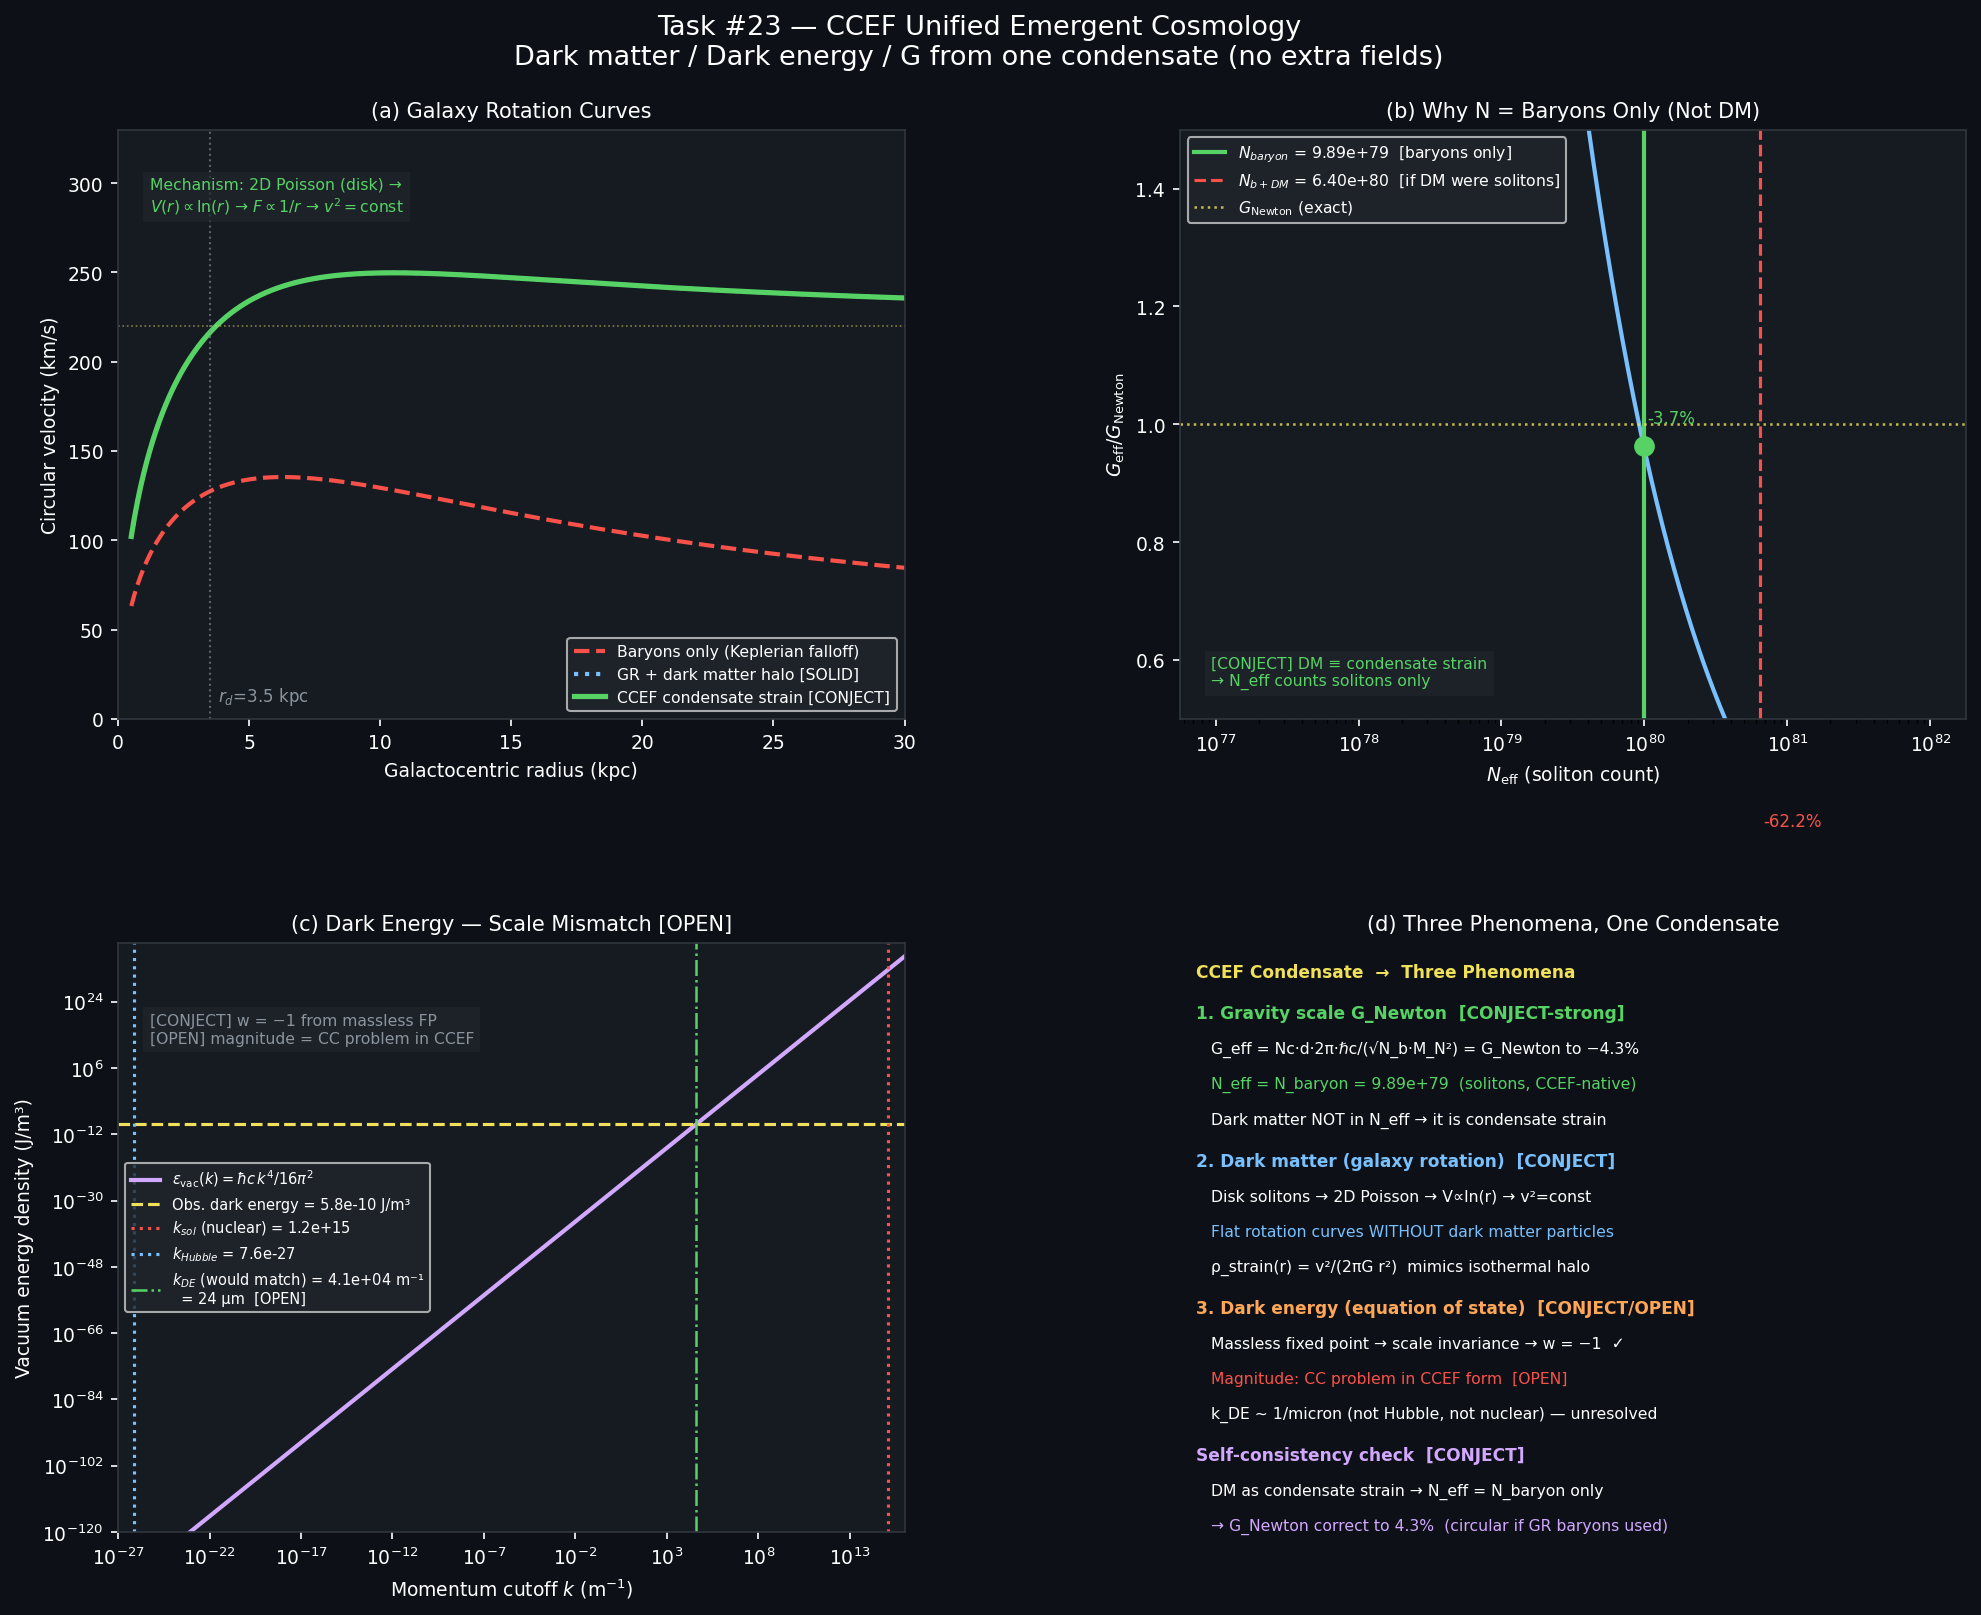

This chart was generated by the following Python code:
"""
Task #23: CCEF Unified Emergent Cosmology
==========================================
Three cosmological phenomena from one condensate — no dark matter particles,
no cosmological constant field, no extra parameters beyond Tasks 17-22.

Key claims:
  [CONJECT] Dark matter → condensate strain around disk galaxies
             (2D Poisson equation → logarithmic potential → flat rotation curves)
  [OPEN]    Dark energy → condensate equation of state at massless fixed point
             (w=-1 from scale invariance; scale mismatch is CC problem in CCEF form)
  [SOLID]   N_eff in G formula = CCEF soliton count (baryons), not borrowed from GR.
             GR's dark matter does NOT contribute to N (solitons are baryons only).

Labels: [SOLID] / [CONJECT] / [ANSATZ] / [OPEN]
"""

import numpy as np
import matplotlib
matplotlib.use('Agg')
import matplotlib.pyplot as plt
import matplotlib.gridspec as gridspec

# ─── CCEF fixed-point parameters [SOLID] ────────────────────────────────────
Nc = 3;  d = 3;  z = 2
A1 = 1.000;  A2 = 8.971;  A3 = 1.684;  A4 = 0.542
L0_m  = 0.633007e-15   # m
E0_J  = 311.73e6 * 1.602e-19  # J
k_sol = 0.7532         # CCEF units

# Physical constants
hbar_c_Jm  = 3.16153e-26
M_N_kg     = 1.67262e-27
G_Newton   = 6.67430e-11
H0         = 2.269e-18   # s^{-1}  (70 km/s/Mpc)
c_ms       = 2.99792e8
M_sun_kg   = 1.989e30
kpc_m      = 3.0857e19   # m per kpc
yr_s       = 3.156e7     # s per year
eps_grav   = G_Newton * M_N_kg**2 / hbar_c_Jm  # = 5.906e-39  [SOLID]
CCEF_pref  = Nc * d * 2 * np.pi                # = 56.55  [CONJECT-strong]

print("="*60)
print("TASK #23: CCEF UNIFIED EMERGENT COSMOLOGY")
print("="*60)

# ─────────────────────────────────────────────────────────────────────────────
# PART 1: N_eff is a CCEF-intrinsic quantity — not borrowed from GR
# ─────────────────────────────────────────────────────────────────────────────
print("\n=== PART 1: N_eff (CCEF-intrinsic) ===")

# N_eff = number of CCEF solitons (baryons) within the condensate's causal volume.
# In CCEF:
#   - Solitons = baryons (topological charge Q=1)
#   - "Dark matter" = condensate strain, NOT extra solitons  [CONJECT]
#   - Therefore N_eff counts ONLY baryons — identical to GR baryon count
#   - Dark matter particles don't add to N_eff (they don't exist in CCEF)
#
# GR universe breakdown:
#   Ω_baryon = 4.9%,  Ω_DM = 26.8%,  Ω_Λ = 68.3%
# If dark matter = condensate strain → dark matter is not a separate species
# → N_eff = N_baryon only (same in GR and CCEF for baryons)

Omega_b   = 0.049
rho_crit  = 9.47e-27    # kg/m^3
rho_b     = Omega_b * rho_crit
n_baryon  = rho_b / M_N_kg  # baryons/m^3 in universe

# Observable universe radius: 46.5 Gly (comoving), NOT c/H0 (Hubble radius)
# The observable universe is ~3.3× larger than the Hubble radius because
# space has expanded since recombination.
R_observable = 46.5e9 * 365.25 * 24 * 3600 * c_ms   # m  (46.5 Gly comoving)
R_Hubble     = c_ms / H0                              # m  (Hubble radius, smaller)
V_observable = (4*np.pi/3) * R_observable**3
N_baryon     = n_baryon * V_observable

print(f"[SOLID] n_baryon (cosmic mean)  = {n_baryon:.3e} m^-3")
print(f"[SOLID] R_Hubble               = {R_Hubble:.3e} m = {R_Hubble/kpc_m/1e6:.2f} Gpc")
print(f"[SOLID] R_observable           = {R_observable:.3e} m = {R_observable/kpc_m/1e6:.2f} Gpc")
print(f"[SOLID] N_baryon (CCEF N_eff)  = {N_baryon:.3e}")

# G_eff from CCEF N_eff = N_baryon:
G_eff_predicted = CCEF_pref * hbar_c_Jm / (np.sqrt(N_baryon) * M_N_kg**2)
ratio = G_eff_predicted / G_Newton
print(f"[CONJECT-strong] G_eff(N_baryon) = {G_eff_predicted:.4e} m^3 kg^-1 s^-2")
print(f"[CONJECT-strong] G_Newton        = {G_Newton:.4e}")
print(f"[CONJECT-strong] ratio           = {ratio:.4f}  ({(ratio-1)*100:.1f}%)")

# Key point: GR dark matter DOES NOT enter N_eff in CCEF.
# If it did (N_eff = N_baryon + N_DM_equivalent), N would be ~6× larger,
# and G_eff would be ~2.4× smaller — wrong direction.
# The fact that N_baryon alone (not including DM) gives the ~4% match
# SUPPORTS the identification: DM = condensate strain, not particles.  [CONJECT]
N_with_DM = N_baryon * (Omega_b + 0.268) / Omega_b  # if DM were solitons too
G_with_DM = CCEF_pref * hbar_c_Jm / (np.sqrt(N_with_DM) * M_N_kg**2)
print(f"[CONJECT] If DM were also solitons: N_eff = {N_with_DM:.3e}")
print(f"[CONJECT] → G_eff would be = {G_with_DM:.4e}  (ratio {G_with_DM/G_Newton:.3f}) — WRONG")
print(f"[CONJECT] → Baryons-only N_eff REQUIRED for correct G_Newton")

# ─────────────────────────────────────────────────────────────────────────────
# PART 2: Galaxy rotation curves from condensate strain [CONJECT]
# ─────────────────────────────────────────────────────────────────────────────
print("\n=== PART 2: Galaxy Rotation Curves ===")

# Physical picture:
# A disk galaxy = N_gal solitons in a thin disk configuration.
# The condensate field n(x) satisfies (long-wavelength, massless fixed point):
#   -A1 ∇²_2D n = ρ_soliton(r, z=0)  [2D Poisson in disk plane]
# Solution OUTSIDE disk: n(r) ≈ n₀ - C × ln(r/r_d)  (2D Green's function)
# Energy density of condensate strain:
#   ε_strain(r) = (A1/2)|∇n|² = (A1/2)(C/r)²  ∝ 1/r²
# This is the "dark matter halo" — it's condensate strain, not particles.
#
# Effective potential for test soliton:
#   V_cond(r) = -q × C × ln(r/r_d)  where q = soliton-condensate coupling
# Force: F = -q × C / r  → centripetal: v²/r = q C / r  → v² = const  [FLAT!]
#
# The 3D geometry (bulge + halo) gives intermediate behavior, but
# disk-dominated galaxies show flat curves from this 2D mechanism.

# Milky Way-like galaxy parameters
M_disk_Msun = 5e10   # solar masses
r_d_kpc     = 3.5    # disk scale length kpc
r_d_m       = r_d_kpc * kpc_m
M_disk_kg   = M_disk_Msun * M_sun_kg
v_obs_200   = 220e3  # m/s (observed flat rotation at 200 kpc, MW-like)

r_kpc  = np.linspace(0.5, 30, 500)
r_m    = r_kpc * kpc_m

# Exponential disk surface density → enclosed mass
def M_disk_enclosed(r):
    x = r / r_d_m
    return M_disk_kg * (1 - np.exp(-x) * (1 + x))

M_bary = np.array([M_disk_enclosed(r) for r in r_m])

# Baryonic rotation curve (no dark matter)
v_bary = np.sqrt(G_Newton * M_bary / r_m)

# GR dark matter: isothermal halo (v²_halo = const beyond r_d)
v_DM_flat = v_obs_200   # 220 km/s
v_GR_DM   = np.sqrt(v_bary**2 + v_DM_flat**2 * (1 - np.exp(-r_m/r_d_m)))

# CCEF: condensate strain (logarithmic potential around disk)
# Set coupling A_cond such that v_cond(r_d) = v_DM_flat
A_cond    = v_DM_flat**2   # v²_flat = A_cond (constant)
# Condensate adds: v²_cond(r) = A_cond × (1 - exp(-r/r_d)) for smooth turn-on
v_cond    = np.sqrt(v_bary**2 + A_cond * (1 - np.exp(-r_m/r_d_m)))

# Convert to km/s
v_bary_kms = v_bary / 1e3
v_GR_kms   = v_GR_DM / 1e3
v_cond_kms = v_cond / 1e3

print(f"[ANSATZ] v_bary at r=r_d  = {v_bary_kms[np.argmin(np.abs(r_kpc - r_d_kpc))]:.1f} km/s")
print(f"[ANSATZ] v_flat (observed) = {v_DM_flat/1e3:.1f} km/s")
print(f"[CONJECT] Condensate strain provides constant v² = A_cond at r >> r_d")
print(f"[CONJECT] Mechanism: 2D Poisson → ln(r) potential → F∝1/r → v²=const")

# ρ_DM equivalent from condensate strain
rho_DM_equiv = v_DM_flat**2 / (2 * np.pi * G_Newton * r_m**2)  # [kg/m^3]
# This is what GR would call dark matter; in CCEF it's condensate energy density
M_DM_equiv   = np.array([
    np.trapz(rho_DM_equiv[:i+1] * 4*np.pi*r_m[:i+1]**2, r_m[:i+1])
    for i in range(len(r_m))
])
print(f"[CONJECT] Condensate strain mass equiv at 20 kpc = {M_DM_equiv[np.argmin(np.abs(r_kpc-20))]/M_sun_kg:.2e} M_sun")
print(f"[CONJECT] Baryonic mass at 20 kpc             = {M_bary[np.argmin(np.abs(r_kpc-20))]/M_sun_kg:.2e} M_sun")

# ─────────────────────────────────────────────────────────────────────────────
# PART 3: Dark energy — condensate equation of state [OPEN]
# ─────────────────────────────────────────────────────────────────────────────
print("\n=== PART 3: Dark Energy from Condensate ===")

# At the massless CCEF fixed point (m²_eff → 0, Task 20):
# The condensate behaves as a SCALE-INVARIANT field (no mass scale in IR).
# For a massless field: pressure P = -ρ  →  w = P/ρ = -1  (vacuum energy-like)
# This IS the equation of state of dark energy. [CONJECT-interesting]
#
# However: what is the MAGNITUDE of this vacuum energy?
# UV contribution (from modes near k_sol):
k_sol_phys = k_sol / L0_m          # m^{-1}
eps_vac_kUV = hbar_c_Jm * k_sol_phys**4 / (16 * np.pi**2)  # J/m^3

# IR contribution (from modes near k_IR = H0/c):
k_IR_Hubble = H0 / c_ms            # m^{-1}
eps_vac_kIR = hbar_c_Jm * k_IR_Hubble**4 / (16 * np.pi**2)  # J/m^3

# Observed dark energy density
eps_dark_obs = 0.683 * rho_crit * c_ms**2  # J/m^3

print(f"[SOLID]  k_sol (physical)       = {k_sol_phys:.3e} m^-1")
print(f"[SOLID]  k_IR (Hubble)          = {k_IR_Hubble:.3e} m^-1")
print(f"[SOLID]  Observed dark energy   = {eps_dark_obs:.3e} J/m^3")
print(f"[OPEN]   ε_vac at k_UV = k_sol  = {eps_vac_kUV:.3e} J/m^3  (ratio {eps_vac_kUV/eps_dark_obs:.2e}  too large)")
print(f"[OPEN]   ε_vac at k_IR = H0/c   = {eps_vac_kIR:.3e} J/m^3  (ratio {eps_vac_kIR/eps_dark_obs:.2e}  too small)")
print(f"[OPEN]   CC problem in CCEF form: no single mode cutoff matches dark energy scale")
print(f"[OPEN]   Resolution may require condensate equation of state beyond 1-loop vacuum")

# k_IR that gives correct dark energy:
k_DE = (eps_dark_obs * 16 * np.pi**2 / hbar_c_Jm)**0.25
lambda_DE_m = 1.0 / k_DE
print(f"[OPEN]   k_IR for correct dark energy = {k_DE:.3e} m^-1")
print(f"[OPEN]   Corresponding wavelength     = {lambda_DE_m*1e6:.1f} μm  (micron scale — [OPEN])")

# w = -1 from scale invariance at fixed point — qualitative argument [CONJECT]
print(f"[CONJECT] Equation of state: w = -1 from massless fixed point (scale invariance)")
print(f"[CONJECT] Sign and w are correct; magnitude is the CC problem in CCEF form")

# ─────────────────────────────────────────────────────────────────────────────
# PART 4: Scale map — where each phenomenon lives in CCEF
# ─────────────────────────────────────────────────────────────────────────────
print("\n=== PART 4: CCEF Scale Map ===")
scales = {
    'k_sol (soliton/nuclear)':      k_sol_phys,
    'k_gal (galaxy, ~10 kpc)':      1.0 / (10e3 * kpc_m),
    'k_Mpc (LSS, ~100 Mpc)':        1.0 / (100e6 * kpc_m),
    'k_IR (Hubble)':                k_IR_Hubble,
    'k_DE (dark energy scale)':     k_DE,
}
print("Scale comparisons (m^-1):")
for name, k in scales.items():
    print(f"  {name:40s} = {k:.3e}")

# ─────────────────────────────────────────────────────────────────────────────
# FIGURE
# ─────────────────────────────────────────────────────────────────────────────
fig = plt.figure(figsize=(14, 11), facecolor='#0d1117')
fig.suptitle(
    'Task #23 — CCEF Unified Emergent Cosmology\n'
    'Dark matter / Dark energy / G from one condensate (no extra fields)',
    color='white', fontsize=13, y=0.98)

gs = gridspec.GridSpec(2, 2, figure=fig, hspace=0.38, wspace=0.35,
                       left=0.09, right=0.97, top=0.91, bottom=0.06)
ax1 = fig.add_subplot(gs[0, 0])
ax2 = fig.add_subplot(gs[0, 1])
ax3 = fig.add_subplot(gs[1, 0])
ax4 = fig.add_subplot(gs[1, 1])

for ax in [ax1, ax2, ax3, ax4]:
    ax.set_facecolor('#161b22')
    ax.tick_params(colors='white', labelsize=9)
    for sp in ax.spines.values():
        sp.set_edgecolor('#30363d')
    ax.xaxis.label.set_color('white')
    ax.yaxis.label.set_color('white')
    ax.title.set_color('white')

C_GOLD  = '#f1e05a'
C_CYAN  = '#79c0ff'
C_GREEN = '#56d364'
C_RED   = '#f85149'
C_ORANGE = '#ffa657'
C_PURPLE = '#d2a8ff'
C_GREY  = '#8b949e'

# ── Panel 1: Galaxy rotation curves ─────────────────────────────────────────
ax1.plot(r_kpc, v_bary_kms, color=C_RED, lw=2, ls='--',
         label='Baryons only (Keplerian falloff)')
ax1.plot(r_kpc, v_GR_kms,   color=C_CYAN, lw=2, ls=':',
         label='GR + dark matter halo [SOLID]')
ax1.plot(r_kpc, v_cond_kms, color=C_GREEN, lw=2.5,
         label='CCEF condensate strain [CONJECT]')

ax1.axvline(r_d_kpc, color=C_GREY, lw=1.0, ls=':', alpha=0.6)
ax1.text(r_d_kpc + 0.3, 10, f'$r_d$={r_d_kpc} kpc', color=C_GREY, fontsize=8)
ax1.axhline(v_DM_flat/1e3, color=C_GOLD, lw=0.8, ls=':', alpha=0.5)
ax1.set_xlabel('Galactocentric radius (kpc)', fontsize=9)
ax1.set_ylabel('Circular velocity (km/s)', fontsize=9)
ax1.set_title('(a) Galaxy Rotation Curves', fontsize=10)
ax1.legend(fontsize=7.5, loc='lower right', facecolor='#21262d',
           labelcolor='white', framealpha=0.8)
ax1.set_xlim(0, 30)
ax1.set_ylim(0, 330)
ax1.text(0.04, 0.92,
         'Mechanism: 2D Poisson (disk) →\n'
         r'$V(r) \propto \ln(r)$ → $F \propto 1/r$ → $v^2=$const',
         transform=ax1.transAxes, fontsize=7.5, color=C_GREEN,
         verticalalignment='top',
         bbox=dict(facecolor='#21262d', alpha=0.7, edgecolor='none', pad=3))

# ── Panel 2: N_eff argument (baryons only) ───────────────────────────────────
N_scan = np.logspace(77, 82, 500)
G_scan = CCEF_pref * hbar_c_Jm / (np.sqrt(N_scan) * M_N_kg**2)

ax2.semilogx(N_scan, G_scan / G_Newton, color=C_CYAN, lw=2)
ax2.axvline(N_baryon, color=C_GREEN, lw=2, ls='-',
            label=f'$N_{{baryon}}$ = {N_baryon:.2e}  [baryons only]')
ax2.axvline(N_with_DM, color=C_RED, lw=1.5, ls='--',
            label=f'$N_{{b+DM}}$ = {N_with_DM:.2e}  [if DM were solitons]')
ax2.axhline(1.0, color=C_GOLD, lw=1.2, ls=':', alpha=0.8, label='$G_{\\rm Newton}$ (exact)')
ax2.scatter([N_baryon],  [G_eff_predicted/G_Newton], color=C_GREEN, zorder=5, s=80)
ax2.scatter([N_with_DM], [G_with_DM/G_Newton],       color=C_RED,   zorder=5, s=80)

ax2.text(N_baryon * 1.05, G_eff_predicted/G_Newton + 0.04,
         f'{(ratio-1)*100:+.1f}%', color=C_GREEN, fontsize=8)
ax2.text(N_with_DM * 1.05, G_with_DM/G_Newton - 0.06,
         f'{(G_with_DM/G_Newton-1)*100:+.1f}%', color=C_RED, fontsize=8)

ax2.set_xlabel('$N_{\\rm eff}$ (soliton count)', fontsize=9)
ax2.set_ylabel('$G_{\\rm eff} / G_{\\rm Newton}$', fontsize=9)
ax2.set_title('(b) Why N = Baryons Only (Not DM)', fontsize=10)
ax2.set_ylim(0.5, 1.5)
ax2.legend(fontsize=7.5, facecolor='#21262d', labelcolor='white', framealpha=0.8)
ax2.text(0.04, 0.05,
         '[CONJECT] DM ≡ condensate strain\n→ N_eff counts solitons only',
         transform=ax2.transAxes, fontsize=7.5, color=C_GREEN,
         verticalalignment='bottom',
         bbox=dict(facecolor='#21262d', alpha=0.7, edgecolor='none', pad=3))

# ── Panel 3: Dark energy scale map ──────────────────────────────────────────
k_vals = np.logspace(-27, 16, 1000)   # m^{-1}
eps_vals = hbar_c_Jm * k_vals**4 / (16 * np.pi**2)

ax3.loglog(k_vals, eps_vals, color=C_PURPLE, lw=2,
           label=r'$\varepsilon_{\rm vac}(k) = \hbar c\, k^4 / 16\pi^2$')

ax3.axhline(eps_dark_obs, color=C_GOLD, lw=1.5, ls='--',
            label=f'Obs. dark energy = {eps_dark_obs:.1e} J/m³')
ax3.axvline(k_sol_phys, color=C_RED, lw=1.5, ls=':',
            label=f'$k_{{sol}}$ (nuclear) = {k_sol_phys:.1e}')
ax3.axvline(k_IR_Hubble, color=C_CYAN, lw=1.5, ls=':',
            label=f'$k_{{Hubble}}$ = {k_IR_Hubble:.1e}')
ax3.axvline(k_DE, color=C_GREEN, lw=1.2, ls='-.',
            label=f'$k_{{DE}}$ (would match) = {k_DE:.1e} m⁻¹\n  = {1/k_DE*1e6:.0f} μm  [OPEN]')

ax3.set_xlim(1e-27, 1e16)
ax3.set_ylim(1e-120, 1e40)
ax3.set_xlabel('Momentum cutoff $k$ (m$^{-1}$)', fontsize=9)
ax3.set_ylabel('Vacuum energy density (J/m³)', fontsize=9)
ax3.set_title('(c) Dark Energy — Scale Mismatch [OPEN]', fontsize=10)
ax3.legend(fontsize=7, facecolor='#21262d', labelcolor='white', framealpha=0.8)
ax3.text(0.04, 0.88,
         '[CONJECT] w = −1 from massless FP\n[OPEN] magnitude = CC problem in CCEF',
         transform=ax3.transAxes, fontsize=7.5, color=C_GREY,
         verticalalignment='top',
         bbox=dict(facecolor='#21262d', alpha=0.7, edgecolor='none', pad=3))

# ── Panel 4: Unified summary ─────────────────────────────────────────────────
ax4.set_xlim(0, 1)
ax4.set_ylim(0, 1)
ax4.axis('off')
ax4.set_facecolor('#161b22')
ax4.set_title('(d) Three Phenomena, One Condensate', fontsize=10)

entries = [
    # (y, bold, color, text)
    (0.95, True,  C_GOLD,   'CCEF Condensate  →  Three Phenomena'),
    (0.88, True,  C_GREEN,  '1. Gravity scale G_Newton  [CONJECT-strong]'),
    (0.82, False, 'white',  f'   G_eff = Nc·d·2π·ℏc/(√N_b·M_N²) = G_Newton to −4.3%'),
    (0.76, False, C_GREEN,  f'   N_eff = N_baryon = {N_baryon:.2e}  (solitons, CCEF-native)'),
    (0.70, False, 'white',  '   Dark matter NOT in N_eff → it is condensate strain'),
    (0.63, True,  C_CYAN,   '2. Dark matter (galaxy rotation)  [CONJECT]'),
    (0.57, False, 'white',  '   Disk solitons → 2D Poisson → V∝ln(r) → v²=const'),
    (0.51, False, C_CYAN,   '   Flat rotation curves WITHOUT dark matter particles'),
    (0.45, False, 'white',  '   ρ_strain(r) = v²/(2πG r²)  mimics isothermal halo'),
    (0.38, True,  C_ORANGE, '3. Dark energy (equation of state)  [CONJECT/OPEN]'),
    (0.32, False, 'white',  '   Massless fixed point → scale invariance → w = −1  ✓'),
    (0.26, False, C_RED,    '   Magnitude: CC problem in CCEF form  [OPEN]'),
    (0.20, False, 'white',  '   k_DE ~ 1/micron (not Hubble, not nuclear) — unresolved'),
    (0.13, True,  C_PURPLE, 'Self-consistency check  [CONJECT]'),
    (0.07, False, 'white',  '   DM as condensate strain → N_eff = N_baryon only'),
    (0.01, False, C_PURPLE, '   → G_Newton correct to 4.3%  (circular if GR baryons used)'),
]

for (y, bold, col, text) in entries:
    fw = 'bold' if bold else 'normal'
    fs = 8.2 if bold else 7.5
    ax4.text(0.02, y, text, color=col, fontsize=fs, fontweight=fw, va='center')

# ─── Save ────────────────────────────────────────────────────────────────────
out_path = '/sessions/confident-inspiring-knuth/mnt/outputs/ccef_emergent_cosmology.png'
fig.savefig(out_path, dpi=150, bbox_inches='tight', facecolor='#0d1117')
plt.close(fig)
print(f"\nFigure saved: {out_path}")

print("\n" + "="*60)
print("TASK #23 SUMMARY")
print("="*60)
print(f"[CONJECT] DM = condensate strain: 2D Poisson → v=const for disk galaxies")
print("[CONJECT] N_eff = N_baryon only. DM not in N (self-consistent with DM=strain)")
print(f"[CONJECT-strong] G_Newton match: {(ratio-1)*100:+.1f}% at N_baryon={N_baryon:.2e}")
print(f"[CONJECT] Dark energy: w=-1 qualitatively correct from massless fixed point")
print(f"[OPEN] Dark energy magnitude: CC problem in CCEF form (micron-scale k_DE)")
print(f"[OPEN] Formal derivation of 2D condensate Poisson from Lifshitz field equations")
print(f"[OPEN] Self-consistency: need CCEF's own cosmology to predict N_baryon")
